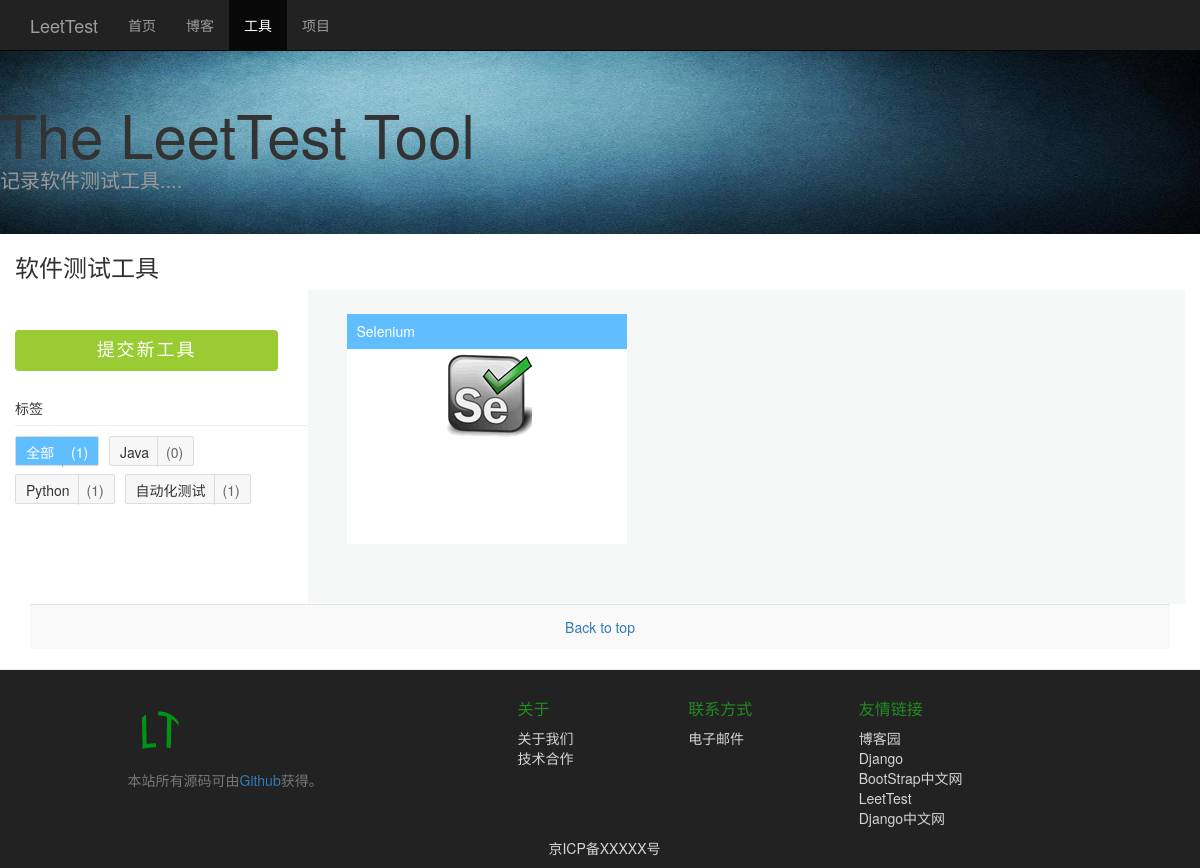
Screenshot of /tool/ with the database file from the repository.
### public/models.py (models this page shows, shortened)
class Tag(models.Model):
	RANGE_ALL=0
	RANGE_BLOG_ONLY=1
	RANGE_TOOL_ONLY=2
	tag_name=models.CharField(max_length=20)
	create_time=models.DateTimeField(auto_now_add=True)
	use_range=models.IntegerField(default=0,choices=RANGECHOICE)

### tool/models.py (models this page shows, shortened)
class Tool(models.Model):
    name=models.CharField(max_length=50)
    summary=models.CharField(max_length=200)
    description=models.TextField()
    logo=models.ImageField(upload_to='photos')
    picture=models.ImageField(upload_to='photos')
    url=models.CharField(max_length=200)
    tags=models.ManyToManyField(Tag,blank=True)

### tool/views.py (the view)
def list(request):
    all_tools = Tool.objects.all().order_by("-id")
    total_num=len(all_tools)
    tags=Tag.objects.filter(use_range__in=[Tag.RANGE_ALL,Tag.RANGE_TOOL_ONLY])
    for tag in tags:
        tag.tool_num=len(tag.tool_set.all())
        tag.save()
    tagid = request.GET.get('tagid')
    if tagid:
        tagid=int(tagid)
        all_tools = Tag.objects.get(id=tagid).tool_set.all().order_by("-id")
    p = Paginator(all_tools , 7)
    try:
        page = int(request.GET.get('page',1))
        if page < 1:
            page = 1
    except ValueError:
        page = 1
    try:
        tools = p.page(page)
    except PageNotAnInteger:
        tools = p.page(1)
    except EmptyPage:
        tools = p.page(p.num_pages)
    after_range_num = 3
    before_range_num = 2
    if page >= after_range_num:
        page_range = p.page_range[page - after_range_num:page + before_range_num]
    else:
        page_range = p.page_range[0:page + before_range_num]
    return render_to_response('tool_list.html', locals())

### tool/templates/tool_list.html (shortened to what this page needs)
{% extends "base.html" %}
{% block active-tool %}
  class="active"
{% endblock %}
{% block css %}
    <link href="/static/css/tool.css" rel="stylesheet">
{% endblock %}
{% block content %}
  <div class="tool-header" >
    <h1 class="tool-title">The LeetTest Tool</h1>
    <p class="lead tool-description">记录软件测试工具....</p>
  </div>
  <div class="container">
  <div class="row">
    <h3>软件测试工具</h3>
    <div class="col-sm-3 soft_sidebar">
        <div class="soft_sidebar">
            <div class="submit_a_new_tool"> <a class="btn btn-success" href="#">提交新工具</a> </div>
            <div class="soft_tags">
               <h3>标签</h3>
               <p>
                    <a class="tag{%if not tagid %} tag_cur{%endif%}" href="{% url 'tool:list' %}" title="全部">全部<em>({{total_num}})</em></a>
                    {% for tag in tags%}
                      <a class="tag {% ifequal tagid tag.id %} tag_cur{%endifequal%} " href="?tagid={{ tag.id }}" title="{{tag.tag_name}}">{{tag.tag_name}}<em>({{tag.tool_num}})</em></a>
                    {%endfor%}
               </p>
            </div>
        </div>
    </div>
    <div class="col-sm-9 soft_list">
          {% for tool in tools%}
            <div class="soft_box">
              <div><h4>{{ tool.name }}</h4></div>
              <div class="soft_box_front">
                <img src="{{ tool.logo.url }}" alt="">
              </div>
            </div>
          {% empty %}
            <h3><em>No Tool Exist In This Tag!</em></h3>
          {% endfor%}
    </div>
  </div>
    <footer class="tool-footer">
      <p>
        <a href="#">Back to top</a>
      </p>
    </footer>
  </div>
{% endblock %}

### static/css/base.css (style rules this page uses)
body { padding-top: 50px; }

### static/css/tool.css (style rules this page uses)
.tool-header { padding-top: 20px; padding-bottom: 20px; background: url(/static/images/banner0.png) repeat 0 0; background-size:100% 100%; }
.tool-title { margin-top: 30px; margin-bottom: 0; font-size: 60px; font-weight: normal; }
.tool-description { font-size: 20px; color: #999; }
.tool-footer { padding: 12px 0; color: #999; text-align: center; background-color: #f9f9f9; border-top: 1px solid #e5e5e5; }
.tool-footer p:last-child { margin-bottom: 0; }
.soft_sidebar { margin:0 auto; padding:20px 0; }
.soft_sidebar h3 { height:35px; line-height:35px; font-size:14px; border-bottom:#EEE solid 1px; margin-bottom:10px; }
.soft_sidebar .submit_a_new_tool { margin-bottom:20px; }
.soft_sidebar .submit_a_new_tool .btn { height:41px; width:90%; font-size:18px; background-color: #99CC33;border-width: 0;letter-spacing:2px }
.soft_tags { margin-bottom:20px; }
a.tag { background-color:#f7f7f7; border:1px solid #DDD; color:#333; font-size:14px; margin:0 6px 8px 0; padding:0 10px; text-decoration:none; white-space:nowrap; position:relative; border-radius:2px; height:30px; line-height:30px; display:inline-block; }
a.tag em { font-style:normal; color:#666; margin-left:2px; display:inline-block; border-left:#DDD solid 1px; padding-left:8px; margin-left:8px; }
a.tag_cur { background-color:#60befe; color:#fff; cursor:default; }
a.tag_cur em { color:#fff; border-left:#60befe solid 1px; cursor:default; }
.soft_list { background-color:#F6F7F7; padding-bottom:60px;min-height: 200px }
.soft_list .soft_box { float:left; width:280px; height:230px; position:relative; overflow:hidden; margin:24px 24px 0; }
.soft_list .soft_box:nth-child(odd) { margin-right:0; }
.soft_list .soft_box h4 { background-color:#60beff; height:35px; line-height:35px; padding:0 10px; color:#FFF; font-size:14px;margin-top: 0px;margin-bottom: 1px; }
.soft_box_front { background-color:#FFF; height:200px; }
.soft_box_front img { display:block; margin:0 auto; }

### rows the page displays
Tag: tag_name "Java", tool_num "0"
Tag: tag_name "Python", tool_num "1"
Tag: tag_name "自动化测试", tool_num "1"
Tool: name "Selenium", logo (picture)

### other values shown
{{ total_num }} "1"
